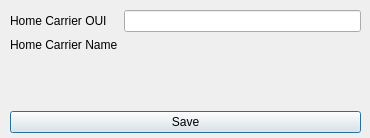
<?xml version="1.0" encoding="UTF-8"?>
<ui version="4.0">
 <class>Hotspot2ConfigDialog</class>
 <widget class="QDialog" name="Hotspot2ConfigDialog">
  <property name="geometry">
   <rect>
    <x>0</x>
    <y>0</y>
    <width>370</width>
    <height>138</height>
   </rect>
  </property>
  <property name="windowTitle">
   <string>Hotspot 2.0 Config</string>
  </property>
  <widget class="QWidget" name="verticalLayoutWidget">
   <property name="geometry">
    <rect>
     <x>10</x>
     <y>10</y>
     <width>351</width>
     <height>123</height>
    </rect>
   </property>
   <layout class="QVBoxLayout" name="verticalLayout">
    <item>
     <layout class="QFormLayout" name="formLayout">
      <property name="fieldGrowthPolicy">
       <enum>QFormLayout::AllNonFixedFieldsGrow</enum>
      </property>
      <item row="0" column="0">
       <widget class="QLabel" name="label">
        <property name="text">
         <string>Home Carrier OUI</string>
        </property>
       </widget>
      </item>
      <item row="0" column="1">
       <widget class="QLineEdit" name="ouiEdit"/>
      </item>
      <item row="1" column="0">
       <widget class="QLabel" name="ouiNameEdit">
        <property name="text">
         <string>Home Carrier Name</string>
        </property>
       </widget>
      </item>
      <item row="1" column="1">
       <widget class="QLabel" name="carrierNameLab">
        <property name="text">
         <string/>
        </property>
       </widget>
      </item>
     </layout>
    </item>
    <item>
     <widget class="QPushButton" name="saveButton">
      <property name="text">
       <string>Save</string>
      </property>
     </widget>
    </item>
   </layout>
  </widget>
 </widget>
 <resources/>
 <connections/>
</ui>
